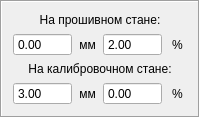
                    <widget class="QFrame" name="frame_with_reduction">
                     <property name="enabled">
                      <bool>true</bool>
                     </property>
                     <property name="frameShape">
                      <enum>QFrame::Box</enum>
                     </property>
                     <property name="frameShadow">
                      <enum>QFrame::Sunken</enum>
                     </property>
                     <layout class="QGridLayout" name="gridLayout_32">
                      <item row="0" column="0">
                       <layout class="QGridLayout" name="gridLayout_14" columnstretch="3,1,3,1">
                        <property name="sizeConstraint">
                         <enum>QLayout::SetDefaultConstraint</enum>
                        </property>
                        <item row="1" column="3">
                         <widget class="QLabel" name="label_55">
                          <property name="text">
                           <string>%</string>
                          </property>
                          <property name="alignment">
                           <set>Qt::AlignCenter</set>
                          </property>
                         </widget>
                        </item>
                        <item row="0" column="0" colspan="4">
                         <widget class="QLabel" name="label_59">
                          <property name="text">
                           <string>На прошивном стане:</string>
                          </property>
                          <property name="alignment">
                           <set>Qt::AlignCenter</set>
                          </property>
                          <property name="textInteractionFlags">
                           <set>Qt::LinksAccessibleByMouse|Qt::TextSelectableByMouse</set>
                          </property>
                         </widget>
                        </item>
                        <item row="1" column="1">
                         <widget class="QLabel" name="label_54">
                          <property name="text">
                           <string>мм</string>
                          </property>
                          <property name="alignment">
                           <set>Qt::AlignCenter</set>
                          </property>
                         </widget>
                        </item>
                        <item row="1" column="2">
                         <widget class="QDoubleSpinBox" name="set_piercing_percent">
                          <property name="toolTip">
                           <string>Не рекомендуется задавать более 4%</string>
                          </property>
                          <property name="buttonSymbols">
                           <enum>QAbstractSpinBox::NoButtons</enum>
                          </property>
                          <property name="singleStep">
                           <double>0.010000000000000</double>
                          </property>
                          <property name="value">
                           <double>2.000000000000000</double>
                          </property>
                         </widget>
                        </item>
                        <item row="3" column="3">
                         <widget class="QLabel" name="label_56">
                          <property name="text">
                           <string>%</string>
                          </property>
                          <property name="alignment">
                           <set>Qt::AlignCenter</set>
                          </property>
                         </widget>
                        </item>
                        <item row="3" column="1">
                         <widget class="QLabel" name="label_57">
                          <property name="text">
                           <string>мм</string>
                          </property>
                          <property name="alignment">
                           <set>Qt::AlignCenter</set>
                          </property>
                         </widget>
                        </item>
                        <item row="2" column="0" colspan="4">
                         <widget class="QLabel" name="label_58">
                          <property name="text">
                           <string>На калибровочном стане:</string>
                          </property>
                          <property name="alignment">
                           <set>Qt::AlignCenter</set>
                          </property>
                         </widget>
                        </item>
                        <item row="1" column="0">
                         <widget class="QDoubleSpinBox" name="set_piercing_mm">
                          <property name="toolTip">
                           <string>Рекомендуется задавать 3-5 мм</string>
                          </property>
                          <property name="buttonSymbols">
                           <enum>QAbstractSpinBox::NoButtons</enum>
                          </property>
                          <property name="singleStep">
                           <double>0.010000000000000</double>
                          </property>
                         </widget>
                        </item>
                        <item row="3" column="0">
                         <widget class="QDoubleSpinBox" name="set_colib_mm">
                          <property name="toolTip">
                           <string>Рекомендуется задавать 3-5 мм</string>
                          </property>
                          <property name="buttonSymbols">
                           <enum>QAbstractSpinBox::NoButtons</enum>
                          </property>
                          <property name="singleStep">
                           <double>0.010000000000000</double>
                          </property>
                          <property name="value">
                           <double>3.000000000000000</double>
                          </property>
                         </widget>
                        </item>
                        <item row="3" column="2">
                         <widget class="QDoubleSpinBox" name="set_colib_percent">
                          <property name="toolTip">
                           <string>Не рекомендуется задавать более 4%</string>
                          </property>
                          <property name="buttonSymbols">
                           <enum>QAbstractSpinBox::NoButtons</enum>
                          </property>
                          <property name="singleStep">
                           <double>0.010000000000000</double>
                          </property>
                         </widget>
                        </item>
                       </layout>
                      </item>
                     </layout>
                    </widget>
